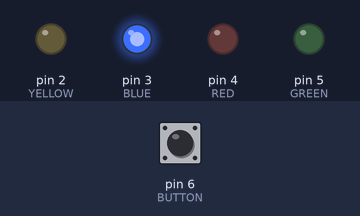
Bench run of a sketch on a simulated Arduino Uno, built with avr-gcc and run on an emulated ATmega328P. On the bench: output pins drawn as LEDs (lit = HIGH). Inputs (shaded band) come from the test bench; at power-on: pin 6 (BUTTON) LOW.

Above: at 2.8 s.
2.9 s: pin 6 (BUTTON) pulled HIGH for 1.2 s
At 3.6 s:
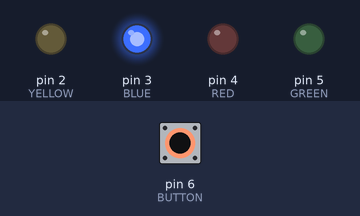
5.6 s: pin 6 (BUTTON) pulled HIGH for 1.2 s
At 10.8 s:
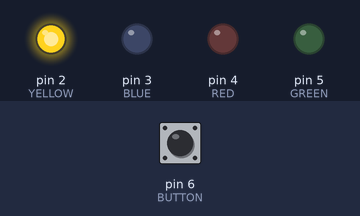
10.9 s: pin 6 (BUTTON) pulled HIGH for 3.2 s
At 11.9 s:
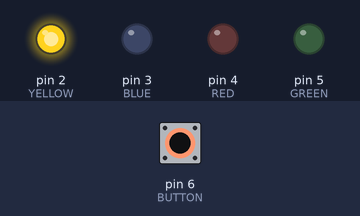
Timing chart, 0 to 13.9 s (numbered marks = the images above; inputs shaded):
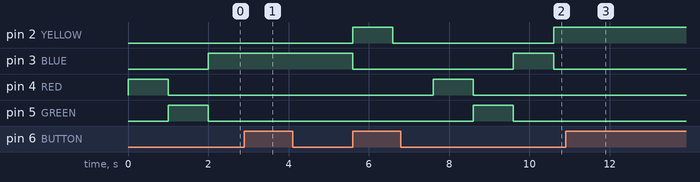

The sketch:

lab01.ino
```cpp
const int BUTTON = 6;
const int YELLOW = 2;
const int BLUE = 3;
const int RED = 4;
const int GREEN = 5;
const unsigned long dt = 1000; // 1 second

short ledState = 0;
int buttonInput = LOW;
int buttonState = 0;
bool freeze = false;

void stepLedState() {
  switch (ledState) {
    case 0:
      digitalWrite(RED, HIGH);
      break;
    case 1:
      digitalWrite(RED, LOW);
      digitalWrite(GREEN, HIGH);
      break;
    case 2:
      digitalWrite(GREEN, LOW);
      digitalWrite(BLUE, HIGH);
      break;
    case 3:
      digitalWrite(BLUE, LOW);
      digitalWrite(YELLOW, HIGH);
      break;
    case 4:
      digitalWrite(YELLOW, LOW);
      break;
    default:
      break;
  }

  ledState = (ledState + 1) % 5;
}

void stepButtonState(int buttonIntput) {
  switch (buttonState) {
    case 0:
      if (buttonInput == HIGH) {
        freeze = true;
        buttonState += 1;
      }
      break;
    case 1:
      if (buttonInput == LOW) buttonState = 2;
      break;
    case 2:
      if (buttonInput == HIGH) {
        buttonState = 3;
        freeze = false;
      }
      break;
    case 3:
      if (buttonInput == LOW) {
        buttonState = 0;
      }
      break;
  }
}

void setup() {
  pinMode(RED, OUTPUT);
  pinMode(GREEN, OUTPUT);
  pinMode(BLUE, OUTPUT);
  pinMode(YELLOW, OUTPUT);

  pinMode(BUTTON, INPUT);
}

void loop() {
  buttonInput = digitalRead(BUTTON);
  stepButtonState(buttonInput);

  if (!freeze) {
    stepLedState();
    delay(dt);
  }
}
```

Measured:
- after the input at 2.9 s, pin 2 (YELLOW): stays LOW (without the input it goes to HIGH after 0.10 s); pin 3 (BLUE): stays HIGH (without the input it goes to LOW after 0.10 s); pin 4 (RED): stays LOW (without the input it goes to HIGH after 2.1 s)
- after the input at 5.6 s, pin 2 (YELLOW): LOW → HIGH at once, → LOW 1.0 s later, → HIGH 4.0 s later; pin 3 (BLUE): HIGH → LOW at once, → HIGH 4.0 s later, → LOW 1.0 s later; pin 4 (RED): LOW → HIGH after 2.0 s, → LOW 1.0 s later; pin 5 (GREEN): LOW → HIGH after 3.0 s, → LOW 1.0 s later
- after the input at 10.9 s, pin 2 (YELLOW): stops changing and stays HIGH; pin 3 (BLUE), pin 4 (RED), pin 5 (GREEN): stops changing and stays LOW
